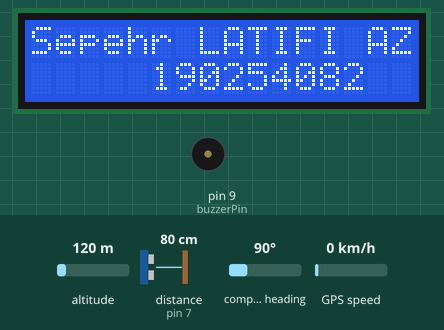
A sketch run on a simulated Arduino Uno, built with avr-gcc and run on an emulated ATmega328P. Parts: 16×2 character LCD, buzzer (waves = sounding). Wiring (inferred from the names in the program): ultrasonic range finder: trigger pin 7; echo pin 7. Inputs (shaded band) come from the test bench; at power-on: altitude 120 m, distance to the obstacle (sensor on pin 7) 80 cm, compass heading 90°, GPS speed 0 km/h. The echo pulse lasts 58.3 µs per cm; the GPS gets a fix after 3 s at 37.7749, -122.4194 with 8 satellites; the modem accepts every AT command (registered, SIM ready, sends succeed) and sends nothing else; what the sketch prints to the serial monitor is not drawn. At 13.0 s the program stops and its outputs stay as they are.

Above: at 4.2 s.
At 6.2 s:
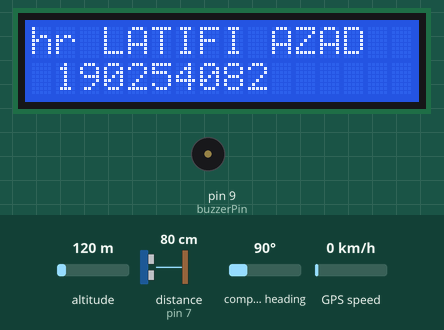
At 7.7 s:
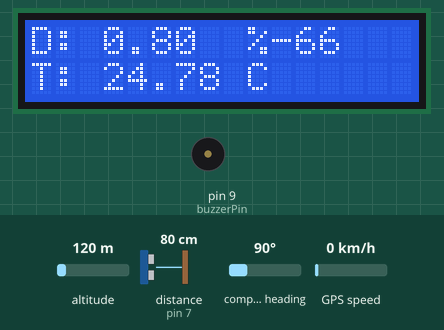
At 12.0 s:
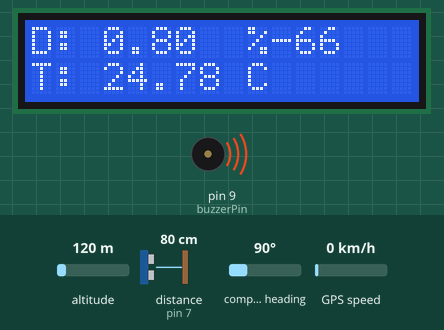
Timing chart, 0 to 14.3 s (numbered marks = the images above):
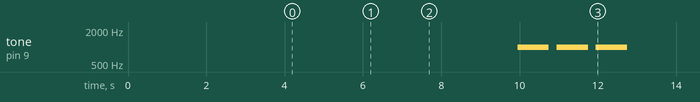

The sketch:

main.ino
```cpp
#include <Adafruit_LiquidCrystal.h>
#include <SoftwareSerial.h>
#include <TinyGPS++.h>

//set the height of the building and the standard temperature
const float buildingHeight = 2.5;
const float standardTemperature = 70.0;

int seconds = 0;

//for Ultrasonic sensor
const int pingPin = 7;

//To get the remained battery percentage
const int batteryPin = A0;

//temperature sensor
const int temperatureSensorPin = A1;

//for Piezo alarm
const int buzzerPin = 9;

//for GSM sensor pins
const int GSM_TX_PIN = 2;
const int GSM_RX_PIN = 3;
SoftwareSerial gsmSerial(GSM_TX_PIN, GSM_RX_PIN);

//for GPS sensor pins
const int GPS_TX_PIN = 4;
const int GPS_RX_PIN = 5;
SoftwareSerial gpsSerial(GPS_TX_PIN, GPS_RX_PIN);
TinyGPSPlus gps;

// LCD to show the status of the Arduino
Adafruit_LiquidCrystal lcd_1(0);


void setup()
{
  //initialize LCD
  lcd_1.begin(16, 2);
  //Initialize serial communication
  Serial.begin(9600);
  //Baud rate for GSM communication
  gsmSerial.begin(9600);
  delay(2000);
  gsmSerial.println("AT");
  delay(1000);
  gsmSerial.println("AT+CMGF=1");
  delay(1000);
  //Baud rate for GPS communication
  gpsSerial.begin(9600);

  //introduce myself
  lcd_1.setCursor(0, 0);
  lcd_1.print("Sepehr LATIFI AZAD");
  lcd_1.setCursor(5, 1);
  lcd_1.print("190254082");
  delay(500);
  for(int position = 0; position < 4; position++){
  	lcd_1.scrollDisplayLeft();
    delay(500);
  }
  delay(1000);
  lcd_1.clear();

  //show the sensor status on the LCD

  //Distance measurement
  lcd_1.setCursor(0, 0);
  lcd_1.print("D: ");

  //Battery percentage
  lcd_1.setCursor(9, 0);
  lcd_1.print("% ");

  //Temperature measurement
  lcd_1.setCursor(0, 1);
  lcd_1.print("T: ");

  //Set the buzzer pin as output
  pinMode(buzzerPin, OUTPUT);


}

void loop()
{
  //for ultrasonic sensor
  float duration;
  float meter;

  //for battery percentage
  int batteryRaw = analogRead(batteryPin);
  float batteryVoltage = map(batteryRaw, 0, 1023, 0, 9.0);
  int batteryPercentage = map(batteryVoltage, 6.0, 9.0, 0, 100);

  //for temperature sensor
  int temperatureSensorPinValue = analogRead(temperatureSensorPin);
  float temperatureSensorPinVoltage = (temperatureSensorPinValue * 5.0) / 1023.0;
  float temperatureC = (temperatureSensorPinVoltage - 0.5) * 100.0;

  //initialize the ultrasonic sensor and get the current height of the building
  pinMode(pingPin, OUTPUT);
  digitalWrite(pingPin, LOW);
  delayMicroseconds(2);
  digitalWrite(pingPin, HIGH);
  delayMicroseconds(5);
  digitalWrite(pingPin, LOW);
  pinMode(pingPin, INPUT);
  duration = pulseIn(pingPin, HIGH);
  meter = microsecondsToMeter(duration);

  //show the distance on the LCD
  lcd_1.setCursor(3, 0);
  lcd_1.print(meter);

  //show the battery percentage on the LCD
  lcd_1.setCursor(10, 0);
  lcd_1.print(batteryPercentage);

  //show the temperature on the LCD
  lcd_1.setCursor(3, 1);
  lcd_1.print(temperatureC);
  lcd_1.print(" C");

  //check if the house is collapsed
  if(meter < buildingHeight){
    while (gpsSerial.available() > 0) {
      if (gps.encode(gpsSerial.read())) {
        if (gps.location.isValid()) {
          // Retrieve latitude and longitude
          float latitude = gps.location.lat();
          float longitude = gps.location.lng();
          String location = "Latitude: " + String(latitude, 6) + "\nLongitude: " + String(longitude, 6);
          //check the temperature in case of fire in the building
          if(temperatureC > standardTemperature){
            //reporting the fire
            //send SMS to the emergency department
            String message = "Emergency! A building at the below coordination has collapsed. The temperature in the building is " + String(temperatureC) + "°C. An emergency team is required immediately. \n" + location;
            sendSMS("911", message.c_str());
          }else{
            //send SMS to the emergency department
            String message = "Emergency! A building at the below coordination has been collapsed, an Emergency team is required immediately. \n" + location;
            sendSMS("911", message.c_str());
          }
          while(true){
              tone(buzzerPin, 1000); // Send 1KHz sound signal
              delay(800);
  	          noTone(buzzerPin); // Stop the tone
  	          delay(200);
          }
        }
      }
    }
  }

}
//convert microseconds to meter for the ultrasonic sensor
float microsecondsToMeter(float microseconds) {
  return (microseconds / 29 / 2)/100;
}

//SMS function to send SMS to the emergency department
void sendSMS(const char* phoneNumber, const char* message) {
  gsmSerial.println("AT+CMGS=\"" + String(phoneNumber) + "\"");
  delay(1000);
  gsmSerial.println(message);
  delay(100);
  gsmSerial.println((char)26);
  delay(1000);
  Serial.println("SMS sent to " + String(phoneNumber));
}
```

Measured:
- by itself, tone on pin 9 (buzzerPin): alternates 1000 Hz for 0.80 s and silent for 0.20 s, 6 changes in all, then stays silent
- what the display in image 0 shows lasts 0.5 s, from 4.1 s to 4.6 s
- what the display in image 1 shows lasts 1.5 s, from 6.1 s to 7.6 s
